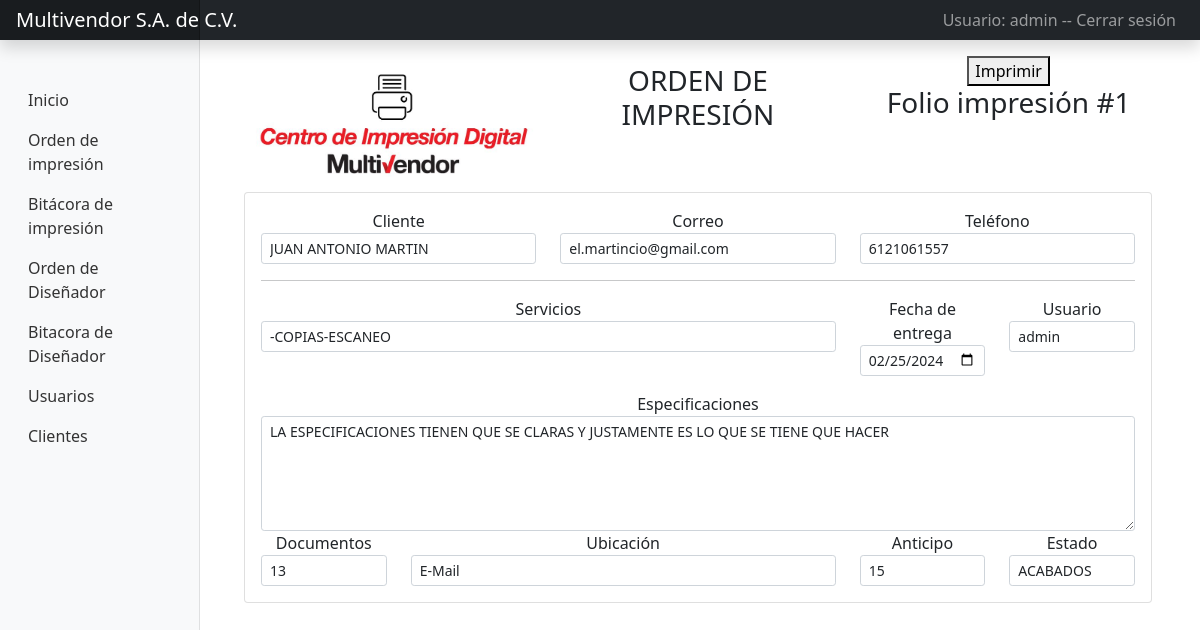
Screenshot of /Vistas/infImpresion.php?nik=1 (signed in) with the database file from the repository.
### tables this page shows
CREATE TABLE `servicios` (
  `id_servicios` int(11) NOT NULL,
  `id_usuario` varchar(11) NOT NULL,
  `id_cliente` int(11) NOT NULL,
  `fec_entrega` date NOT NULL,
  `fol_dis` int(11) NOT NULL,
  `servicios` varchar(45) NOT NULL,
  `document` varchar(45) NOT NULL,
  `ubicacion` varchar(45) NOT NULL,
  `esp` varchar(255) NOT NULL,
  `anticipo` varchar(45) NOT NULL,
  `estado` varchar(11) NOT NULL
);

CREATE TABLE `clientes` (
  `id_cliente` int(11) NOT NULL,
  `id_usuario` int(11) NOT NULL,
  `nombre` varchar(200) DEFAULT NULL,
  `email` varchar(200) DEFAULT NULL,
  `telefono` varchar(200) DEFAULT NULL,
  `ocupacion` varchar(45) NOT NULL,
  `fecha_cumple` date NOT NULL
);

CREATE TABLE `usuarios` (
  `id_usuario` int(11) NOT NULL,
  `nombre` varchar(50) DEFAULT NULL,
  `password` tinytext DEFAULT NULL,
  `priv` int(11) NOT NULL,
  `fechaCaptura` date DEFAULT NULL
);

### Vistas/infImpresion.php (the view, shortened to what this page needs)
<?php
if (isset($_SESSION['usuario'], $_SESSION['priv'])) {
    $c = new conectar();
    $conexion = $c->conexion();
    include('includes/headers.php');
    include('includes/menu.php');
?>
    <?php
    $nik = mysqli_real_escape_string($conexion, (strip_tags($_GET["nik"], ENT_QUOTES)));
    $sql = ("SELECT
    ser.id_servicios, u.nombre, cli.nombre, cli.email, cli.telefono, ser.fec_entrega, ser.fol_dis, ser.servicios, ser.document, ser.ubicacion, ser.esp, ser.anticipo, ser.estado
            FROM servicios AS ser
            INNER JOIN clientes AS cli
            ON ser.id_cliente = cli.id_cliente
            INNER JOIN usuarios AS u
            ON ser.id_usuario = u.id_usuario
            where ser.id_servicios = $nik ");
    $result = mysqli_query($conexion, $sql);
    while ($mostrar = mysqli_fetch_row($result)) {
    ?>
        <div class="container text-center" id="printImpresion">
            <link href="../assets/dist/css/bootstrap.min.css" rel="stylesheet">
            <div class="row">
                <div class="col-sm-4">
                    <img src="../img/cid.png" width="300" />
                </div>
                <div class="col-sm-4">
                    <h3>ORDEN DE IMPRESIÓN</h3>
                </div>
                <div class="col-sm-4">
                    <button id="btn-imprimir">Imprimir</button>
                    <h3>Folio impresión #<?php echo $mostrar[0]; ?></h3>
                </div>
            </div>
            <div class="card card-body ">
                <div class="row">
                    <div class="col-sm-4">
                        <label>Cliente</label>
                        <input type="text" class="form-control form-control-sm input-sm" value="<?php echo $mostrar[2]; ?>">
                    </div>
                    <div class="col-sm-4">
                        <label>Correo</label>
                        <input type="text" class="form-control form-control-sm input-sm" value="<?php echo $mostrar[3]; ?>">
                    </div>
                    <div class="col-sm-4">
                        <label>Teléfono</label>
                        <input type="text" class="form-control form-control-sm input-sm" value="<?php echo $mostrar[4]; ?>">
                    </div>
                </div>
                <hr>
                <div class="row">
                    <div class="col-sm-8">
                        <label>Servicios</label>
                        <input type="text" class="form-control form-control-sm input-sm" value="<?php echo $mostrar[7]; ?>">
                    </div>
                    <div class="col-sm-2">
                        <label>Fecha de entrega</label>
                        <input type="date" class="form-control form-control-sm input-sm" value="<?php echo $mostrar[5]; ?>">
                    </div>
                    <div class="col-sm-2">
                        <label>Usuario</label>
                        <input type="text" class="form-control form-control-sm input-sm" value="<?php echo $mostrar[1]; ?>">
                    </div>
                </div>
                <div class="row">
                    <div class="col-sm-12">
                        <label>Especificaciones</label>
                        <textarea class="form-control form-control-sm input-sm" aria-label="With textarea" rows="5"><?php echo $mostrar[10]; ?></textarea>
                    </div>
                </div>
                <div class="row">
                    <div class="col-sm-2">
                        <label>Documentos</label>
                        <input type="text" class="form-control form-control-sm input-sm" value="<?php echo $mostrar[8]; ?>">
                    </div>
                    <div class="col-sm-6">
                        <label>Ubicación</label>
                        <input type="text" class="form-control form-control-sm input-sm" value="<?php echo $mostrar[9]; ?>">
                    </div>
                    <div class="col-sm-2">
                        <label>Anticipo</label>
                        <input type="text" class="form-control form-control-sm input-sm" value="<?php echo $mostrar[11]; ?>">
                    </div>
                    <div class="col-sm-2">
                        <label>Estado</label>
                        <input type="text" class="form-control form-control-sm input-sm" value="<?php echo $mostrar[12]; ?>">
                    </div>
                </div>
            </div>
        <?php
    }
        ?>
        <link href="https://cdn.datatables.net/v/bs5/jq-3.6.0/dt-1.13.4/datatables.min.css" rel="stylesheet" />
        </body>
        </html>
    <?php
} else {
    header("location:../index.php");
}
    ?>

### css/dashboard.css (style rules this page uses)
body { font-size: .875rem; }

### rows the page displays
servicios: id_servicios "1", id_cliente.nombre "JUAN ANTONIO MARTIN", id_cliente.email "el.martincio@gmail.com", id_cliente.telefono "6121061557", servicios "-COPIAS-ESCANEO", fec_entrega "02/25/2024", id_usuario.nombre "admin", esp "LA ESPECIFICACIONES TIENEN QUE SE CLARAS Y JUSTAMENTE ES LO QUE SE TIENE QUE HACER", document "13", ubicacion "E-Mail", anticipo "15", estado "ACABADOS"

### other values shown
$_SESSION['usuario'] "admin"
